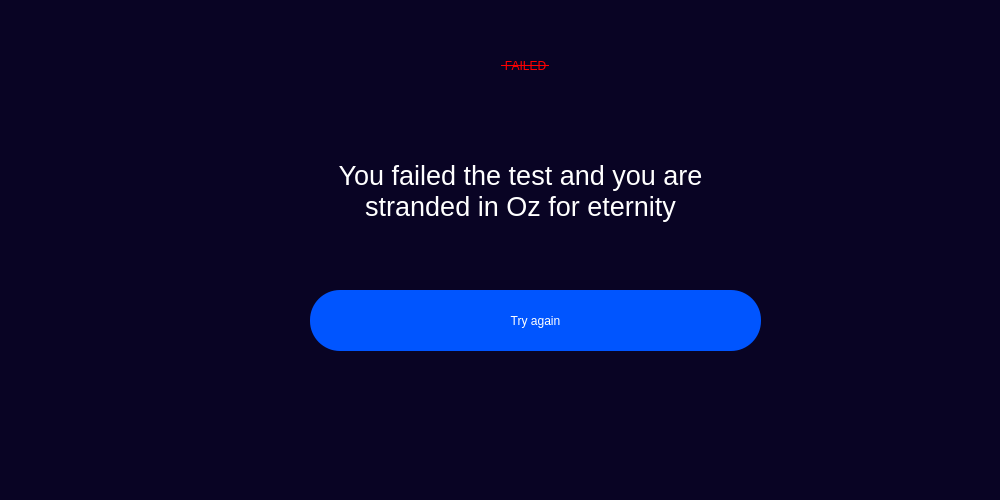
<?xml version="1.0" encoding="UTF-8"?>
<ui version="4.0">
 <class>MainWindow</class>
 <widget class="QMainWindow" name="MainWindow">
  <property name="geometry">
   <rect>
    <x>0</x>
    <y>0</y>
    <width>1000</width>
    <height>500</height>
   </rect>
  </property>
  <property name="windowTitle">
   <string>MainWindow</string>
  </property>
  <widget class="QWidget" name="centralwidget">
   <widget class="QWidget" name="widget" native="true">
    <property name="geometry">
     <rect>
      <x>0</x>
      <y>0</y>
      <width>1000</width>
      <height>500</height>
     </rect>
    </property>
    <property name="sizePolicy">
     <sizepolicy hsizetype="Fixed" vsizetype="Preferred">
      <horstretch>0</horstretch>
      <verstretch>0</verstretch>
     </sizepolicy>
    </property>
    <property name="styleSheet">
     <string notr="true">QWidget#widget{background-color: rgb(9, 4, 36);}
</string>
    </property>
    <widget class="QLabel" name="label">
     <property name="geometry">
      <rect>
       <x>320</x>
       <y>0</y>
       <width>411</width>
       <height>131</height>
      </rect>
     </property>
     <property name="styleSheet">
      <string notr="true">text-decoration: line-through;
color: RED;
font: 48pt &quot;Algerian&quot;;</string>
     </property>
     <property name="text">
      <string> FAILED </string>
     </property>
     <property name="scaledContents">
      <bool>false</bool>
     </property>
     <property name="alignment">
      <set>Qt::AlignCenter</set>
     </property>
    </widget>
    <widget class="QLabel" name="label_2">
     <property name="geometry">
      <rect>
       <x>320</x>
       <y>80</y>
       <width>401</width>
       <height>221</height>
      </rect>
     </property>
     <property name="font">
      <font>
       <family>MS Shell Dlg 2</family>
       <pointsize>20</pointsize>
       <weight>50</weight>
       <italic>false</italic>
       <bold>false</bold>
      </font>
     </property>
     <property name="styleSheet">
      <string notr="true">font: 20pt &quot;MS Shell Dlg 2&quot;;
color:white</string>
     </property>
     <property name="text">
      <string>You failed the test and you are stranded in Oz for eternity</string>
     </property>
     <property name="alignment">
      <set>Qt::AlignCenter</set>
     </property>
     <property name="wordWrap">
      <bool>true</bool>
     </property>
    </widget>
    <widget class="QPushButton" name="replay">
     <property name="geometry">
      <rect>
       <x>310</x>
       <y>290</y>
       <width>451</width>
       <height>61</height>
      </rect>
     </property>
     <property name="cursor">
      <cursorShape>PointingHandCursor</cursorShape>
     </property>
     <property name="styleSheet">
      <string notr="true">*{
font: 19pt 'Garamond';
color: white;
background-color: rgb(0, 85, 255);
border-radius: 30 ;
}

</string>
     </property>
     <property name="text">
      <string>Try again</string>
     </property>
    </widget>
   </widget>
  </widget>
 </widget>
 <resources/>
 <connections/>
</ui>
